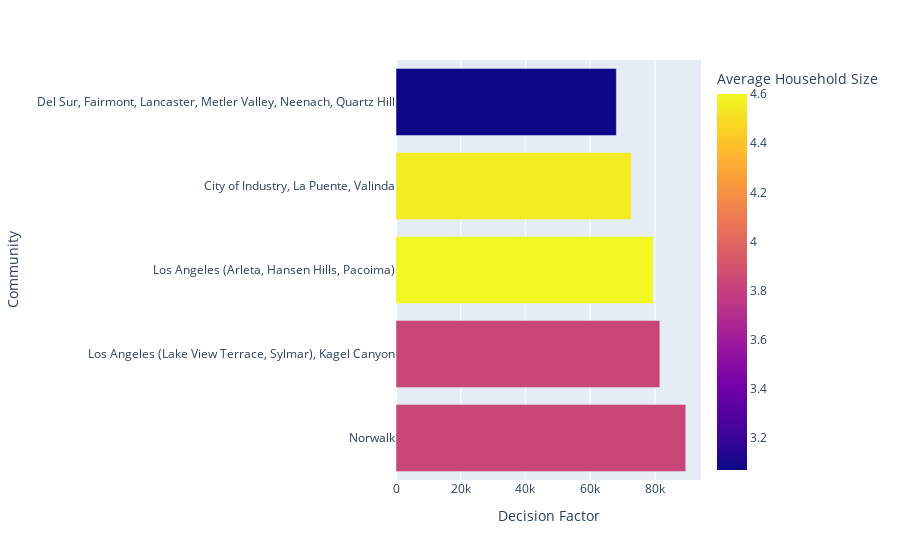

Notebook code for this chart:
### Code cell
# draw the top 5 areas according to income and population
cluster3_top5 = cluster3_sorted.iloc[0:5]
fig = px.bar(cluster3_top5, x='Decision Factor', y='Community',
             color='Average Household Size' )
fig.show()

### Figure 1 — Plotly figure (JSON) as saved in the notebook; plotly's stock layout.template omitted (floating-point values rounded to 4 significant figures)
{"data": [{"alignmentgroup": "True", "hovertemplate": "Decision Factor=%{x}<br>Community=%{y}<br>Average Household Size=%{marker.color}<extra></extra>", "legendgroup": "", "marker": {"color": [3.83, 3.83, 4.6, 4.55, 3.07], "coloraxis": "coloraxis"}, "name": "", "offsetgroup": "", "orientation": "h", "showlegend": false, "textposition": "auto", "type": "bar", "x": [89510.0, 81510.0, 79390.0, 72700.0, 68070.0], "xaxis": "x", "y": ["Norwalk", "Los Angeles (Lake View Terrace, Sylmar), Kagel Canyon", "Los Angeles (Arleta, Hansen Hills, Pacoima)", "City of Industry, La Puente, Valinda", "Del Sur, Fairmont, Lancaster, Metler Valley, Neenach, Quartz Hill"], "yaxis": "y"}], "layout": {"barmode": "relative", "coloraxis": {"colorbar": {"title": {"text": "Average Household Size"}}, "colorscale": [[0.0, "#0d0887"], [0.1111, "#46039f"], [0.2222, "#7201a8"], [0.3333, "#9c179e"], [0.4444, "#bd3786"], [0.5556, "#d8576b"], [0.6667, "#ed7953"], [0.7778, "#fb9f3a"], [0.8889, "#fdca26"], [1.0, "#f0f921"]]}, "legend": {"tracegroupgap": 0}, "margin": {"t": 60}, "xaxis": {"anchor": "y", "domain": [0.0, 1.0], "title": {"text": "Decision Factor"}}, "yaxis": {"anchor": "x", "domain": [0.0, 1.0], "title": {"text": "Community"}}}}
